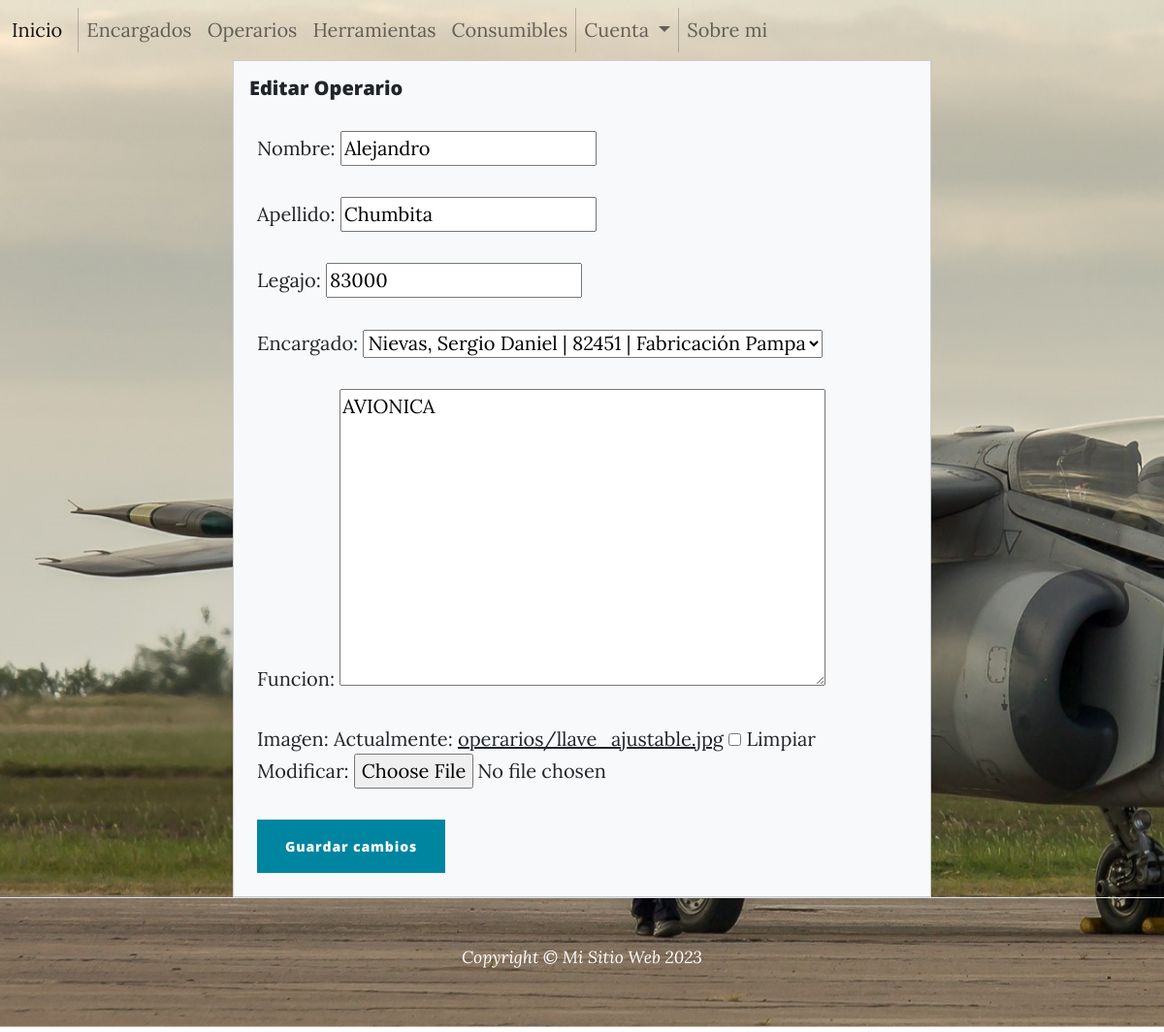
/editar_operario/2/ (signed in), run on an earlier commit of the app's database.
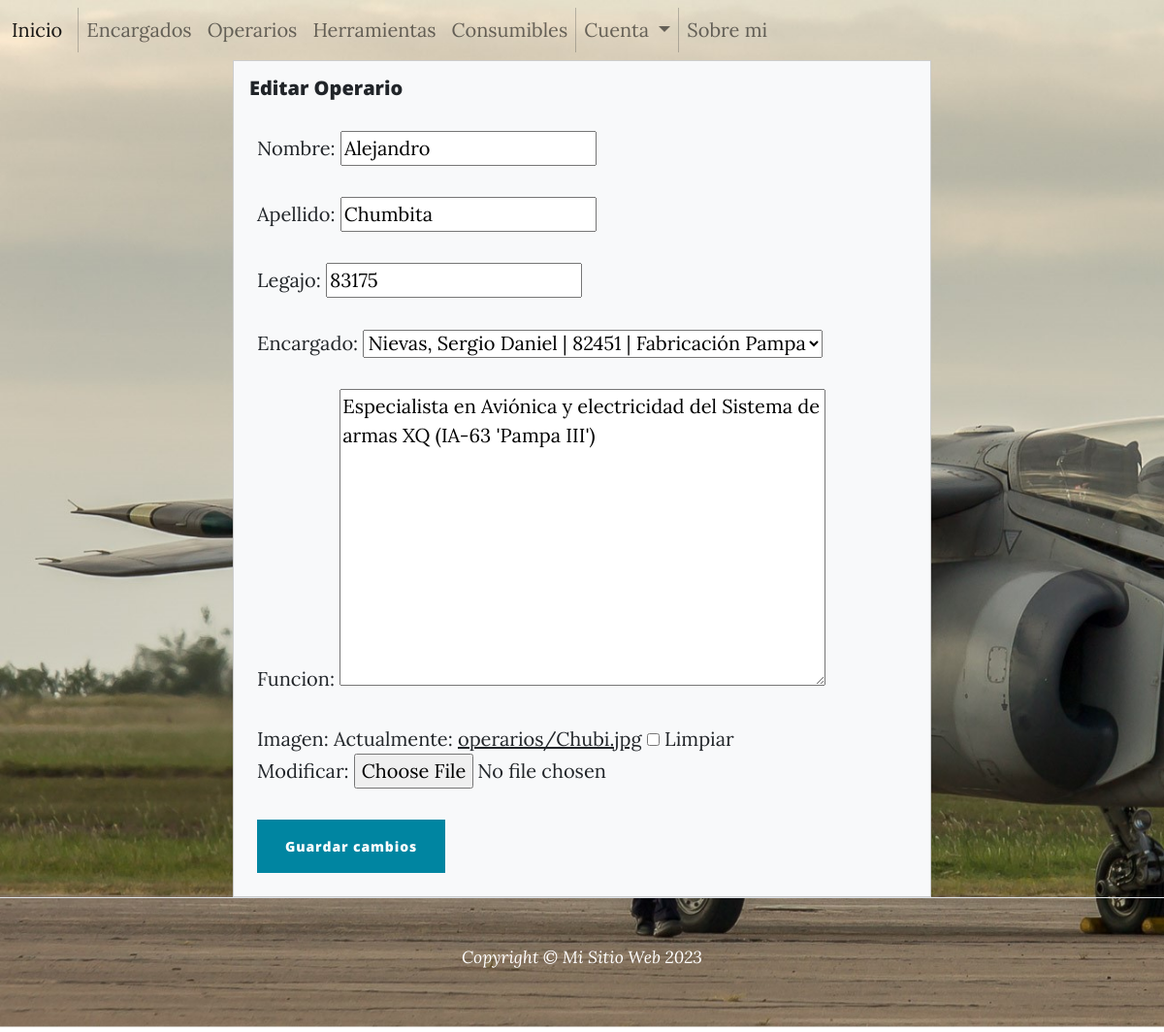
And on a later commit of the database.
### encargado/models.py (models this page shows)
class Encargado(models.Model):
    nombre      = models.CharField(max_length=80,blank=True,null=True, default='')
    apellido    = models.CharField(max_length=60)
    legajo      = models.IntegerField()
    sector      = models.CharField(max_length=100)
    funcion     = models.CharField(max_length=100)
    imagen = models.ImageField(blank=True, default="encargado.png", null=True, upload_to="encargados")
    def __str__(self) -> str:
        return self.apellido +', '+ self.nombre + ' | ' + str(self.legajo) + ' | ' + self.sector

### operario/models.py (models this page shows, shortened)
class Operario(models.Model):
    nombre      = models.CharField(max_length=80,blank=True,null=True, default='')
    apellido    = models.CharField(max_length=60)
    legajo      = models.IntegerField()
    encargado   = models.ForeignKey(Encargado, on_delete=models.CASCADE)
    funcion     = models.TextField()
    imagen = models.ImageField(blank=True, default="operario.png", null=True, upload_to="operarios")

### operario/views.py (the view, shortened to what this page needs)
# urls.py: path('editar_operario/<int:pk>/', views.OperarioEditView.as_view(), name="Editar-Operario"),
class OperarioEditView(LoginRequiredMixin, PermissionRequiredMixin, UpdateView):
    model = Operario
    permission_required = "operario.change_operario"
    template_name = 'operario/editar-operario.html'
    fields = '__all__'

### operario/templates/operario/editar-operario.html (shortened to what this page needs)
{% extends 'base.html' %}
{% load static %}
{% block main %}
<div class="container">
    <div class="d-flex justify-content-center">
        <div class="card" style="width: 45rem; background-color: #f8f9fa;">
            <div class="card-body">
                <h5 class="card-title">Editar Operario</h5>
                <form method="POST" class="m-2" enctype='multipart/form-data'>
                    {{ form.as_p }}
                    <input type="submit" value="Guardar cambios" class="btn btn-primary">
                </form>
            </div>
        </div>
    </div>
</div>
{% endblock main %}

What changed in the data, as far as the page shows it:
changed Operario "Nievas, Sergio Daniel | 82451 | Fabricación Pampa": funcion "AVIONICA" → "Especialista en Aviónica y electricidad del Sistema de armas XQ (IA-63 'Pampa III')"
computed for Encargado: legajo "83000" → "83175"
Also different on the page:
text no longer shown: "Nombre: Apellido: Legajo: Encargado: Funcion: Imagen: Actualmente: operarios/llave_ajustable.jpg Limpiar Modificar:"
text now shown: "Nombre: Apellido: Legajo: Encargado: Funcion: Imagen: Actualmente: operarios/Chubi.jpg Limpiar Modificar:"
